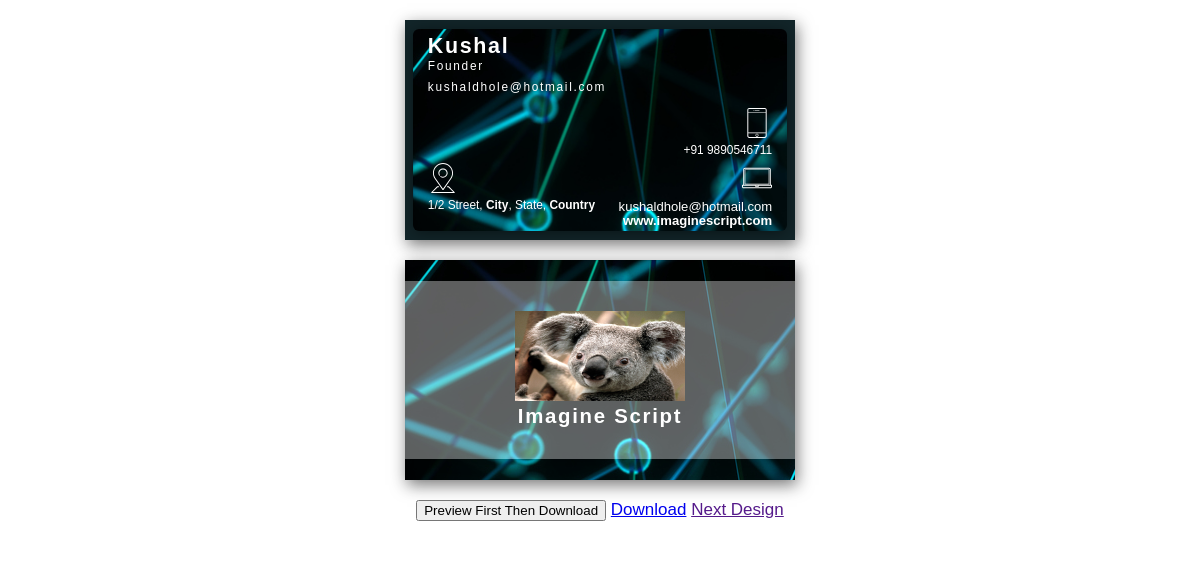
/design6.php?id=2, run on the app's committed database.
### tables this page shows
CREATE TABLE IF NOT EXISTS `card_details` (
  `ID` int(111) NOT NULL AUTO_INCREMENT,
  `user_id` varchar(999) NOT NULL,
  `Company_name` varchar(999) NOT NULL,
  `Company_website` varchar(999) NOT NULL,
  `Company_address` varchar(999) NOT NULL,
  `Company_services` varchar(999) NOT NULL,
  `Company_logo` varchar(999) NOT NULL,
  `Company_contact_person_name` varchar(999) NOT NULL,
  `Company_contact_person_designation` varchar(999) NOT NULL,
  `Company_contact_person_contact` varchar(999) NOT NULL,
  `Company_contact_person_emailid` varchar(999) NOT NULL,
  PRIMARY KEY (`ID`)
);

### design6.php (the view, shortened to what this page needs)
<html>
<head>
</head>
<body>
	<?php
$userid=$_GET['id'];
$sql="select * from card_details where ID='$userid'";
$execute_query=mysql_query($sql);
while($row=mysql_fetch_array($execute_query)){
?>
<div id="html-content-holder" >
    <div class="front-side">
        <div class="color-grid">
        </div>
        <div class="info-grid" style="background-image:url(images/97e0e5abfef9ca9436d565613927c46c.jpg);">
            <div class="name">
                <h2><?php echo $row['Company_contact_person_name']; ?></h2>
                <h5><?php echo $row['Company_contact_person_designation']; ?></h5>
<h5><?php echo $row['Company_contact_person_emailid']; ?></h5>
            </div>
            <div class="addr">
                <p>1/2 Street,
                    <strong> City</strong>, State,
                    <strong> Country</strong>
                </p>
            </div>
            <div class="phoneNo">
                <p>+91
                    <strong></strong> <?php echo $row['Company_contact_person_contact']; ?></p>
            </div>
            <div class="emailId">
                <p class="email"><?php echo $row['Company_contact_person_emailid']; ?></p>
                <p class="web">
                    <strong><?php echo $row['Company_website']; ?></strong>
                </p>
            </div>
        </div>
    </div>
    <div class="back-side"
    style="background-image:url(images/97e0e5abfef9ca9436d565613927c46c.jpg);">
        <div class="color-grid">
        </div>
        <div class="name-tag">
             <h3><img src="images/logo/<?php echo $row['Company_logo']; ?>" style="height:90px; width:170px;"></h3> <h1>
                <strong><?php echo $row['Company_name']; ?></strong>
            </h1>
        </div>
    </div>    </div>
      <?php } ?>
  <center>  <input id="btn-Preview-Image" type="button" value="Preview First Then Download"/>
    <a id="btn-Convert-Html2Image" href="#">Download</a>
     <a id="" href="">Next Design</a>
    <br/>
    <h3>Preview :</h3>
</center>
</body>

### design6.php (style rules this page uses)
html { font-size: 17px; color: rgb(255, 255, 255); font-family: 'Heebo', sans-serif; background-color: #ffffff; }
.front-side, .back-side { width: 390px; height: 220px; display: grid; grid-template-columns: 2% 96% 2%; grid-template-rows: 4% 92% 4%; position: relative; margin: 20px auto; overflow: hidden; box-shadow: 2px 5px 15px 0px #17161694; background-color: #122529; }
.color-grid { grid-template-columns: repeat(3, 150px); grid-template-rows: repeat(8, 50px); grid-gap: 8px; width: 150px; height: 400px; transform: rotate(-45deg); }
.info-grid { background: #43cea2; background: -webkit-linear-gradient(to right, #185a9d, #43cea2); background: linear-gradient(to right, #185a9d, #43cea2); grid-column: 2/3; grid-row: 2/3; z-index: 2; width: 100%; height: 100%; background-color: rgba(255, 255, 255, 0.363); box-shadow: 0px 2px 15px rgba(0, 0, 0, 0.432); border-radius: 6px; font-size: 0.7rem; display: grid; grid-template-columns: 15px repeat(3, 1fr) 15px; grid-template-rows: repeat(3, 1fr); line-height: 1px; }
.info-grid .name { grid-column: 2 / span 2; grid-row: 1 / span 1; font-size: 1.2em; letter-spacing: .1rem; margin-top: -1px; }
.info-grid .name h5 { font-weight: unset; }
.info-grid .addr { grid-column: 2 / span 2; grid-row: 3; }
.info-grid .phoneNo { grid-column: 3 / span 2; grid-row: 2; text-align: end; }
.info-grid .emailId { grid-column: 3 / span 2; grid-row: 3; text-align: end; font-size: 1.1em; }
.back-side .name-tag { grid-column: 1 / span 4; grid-row: 2 / span 1; align-self: center; z-index: 2; width: 100%; height: 88%; display: flex; flex-direction: column; justify-content: center; background-color: rgba(255, 255, 255, 0.363); box-shadow: 0px 8px 20px rgba(0, 0, 0, 0.288); font-size: 0.6rem; letter-spacing: .1rem; text-align: center; }
.name-tag h1,h3 { margin: 2px; font-weight: unset; }

### data on the page
card_details: Company_contact_person_name "Kushal", Company_contact_person_designation "Founder", Company_contact_person_emailid "kushaldhole@hotmail.com", Company_contact_person_contact "9890546711", Company_website "www.imaginescript.com", Company_logo (picture), Company_name "Imagine Script"
